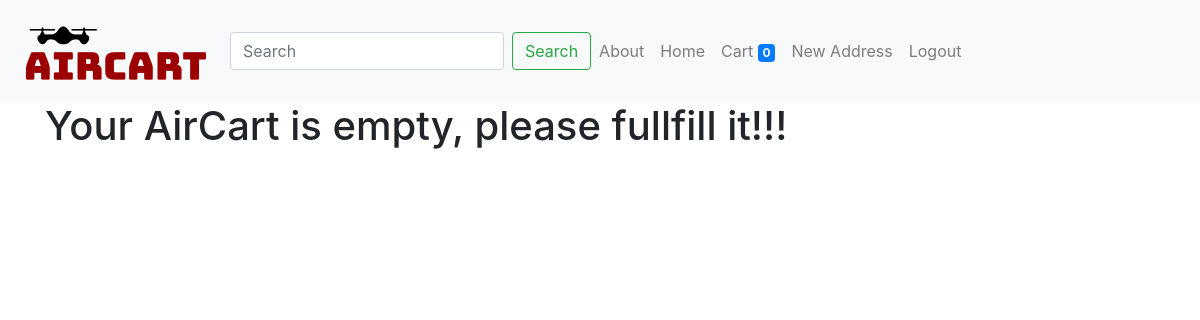
Page /yourCart (signed in) on the earlier database version.
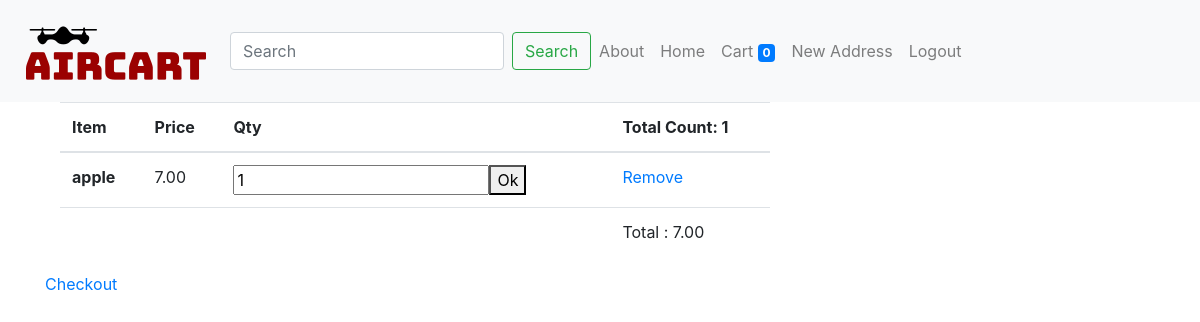
Same page on the later database version.
### carts/models.py (models this page shows, shortened)
class Cart(models.Model):
    user = models.ForeignKey(settings.AUTH_USER_MODEL, on_delete= models.CASCADE, )# total price with tax
    total = models.DecimalField(max_digits=100, decimal_places=2, default=0.00) #  total price without tax
    totalCount = models.IntegerField(default=0)
    start_date  = models.DateTimeField(auto_now=False, auto_now_add=True)
    ordered_date = models.DateTimeField(auto_now=True, auto_now_add=False) #last day of updating the cart that means checkout date
    ordered = models.BooleanField(default=False)# status of a cart have been checkout or not

class CartItem(models.Model):
    cart = models.ForeignKey('Cart', null=True, blank=True, on_delete=models.CASCADE)
    product = models.ForeignKey(Product, on_delete=models.CASCADE)
    quantity = models.IntegerField(default=1)
    productTotal = models.DecimalField(max_digits=1000, decimal_places=2, default=1.00)
    start_date  = models.DateTimeField(auto_now=False, auto_now_add=True)
    ordered_date = models.DateTimeField(auto_now=True, auto_now_add=False)

### ecommerce/models.py (models this page shows, shortened)
class Product(models.Model):
    id = models.IntegerField
    title = models.CharField(max_length=120, null=False, blank=False)
    description = models.TextField(null=False, blank=False)
    price = models.DecimalField(decimal_places=2, max_digits=100, default=0.0)
    salePrice = models.DecimalField( decimal_places=2, max_digits=100, default=0.0)
    slug = models.SlugField()
    timestamp = models.DateTimeField(auto_now_add=True, auto_now=False)
    updated = models.DateTimeField(auto_now_add=False, auto_now=True)
    active = models.BooleanField(default=True)
    class Meta:
        unique_together = ('title', 'slug')

### carts/views.py (the view)
# urls.py: path('yourCart', cart, name='cart'),
@login_required
def cart(request):
        try:
                cart = Cart.objects.get(user = request.user, ordered=False)
                context = {'cart': cart, 'empty':False}
        except:
                message_empty = "Your AirCart is empty, please fullfill it!!!"
                context = {'empty':True, 'message_empty': message_empty}
        template = 'cart/cart.html'
        return render(request, template, context)

### ecommerce/templates/cart/cart.html (shortened to what this page needs)
{% extends 'html/nav.html' %} {% block content %}
    {% if empty == False %}
        <div class="col-sm-8 col-sm-offset-2">
            <table class="table">
            <thead>
                <tr>
                <th scope="col">Item</th>
                <th scope="col">Price</th>
                <th scope="col">Qty</th>
                <th>Total Count: {{ cart.totalCount }} </th>
                </tr>
            </thead>
            <tbody>
            {% for item in cart.cartitem_set.all %}
            <tr>
                <td><b>{{item.product.title }}</b></td>
                <td>{{ item.product.salePrice }}</td>
                <th>
                    <form action="{% url "delete_cart" item.product.slug %}" method='POST'>
                        <input name='delete' type="number" value="{{ item.quantity }}"/><button type='submit' >Ok</button>
                    </form>
                </th>
                <td><a href='{% url "delete_cart" item.product.slug %}?qty=0'>Remove</a></td>
            </tr>
            {% endfor %}
        </tbody>
        <tfoot>
            <tr>
                <td></td>
                <td></td>
                <td></td>
                <td>Total : {{ cart.total }}</td>
            </tr>
        </tfoot>
        </table>
        </div>
        <a href="{% url "checkout" %}">Checkout</a>
    {% else %}
    <h1>{{ message_empty }}</h1>
    {% endif %}
{% endblock content %}

Differences in the rows shown:
added Cart: totalCount "1", total "7.00"
added CartItem: product "apple", product.salePrice "7.00", delete "1"
Other differences:
{{ message_empty }}: "Your AirCart is empty, please fullfill it!!!" → (not shown)
text now shown: "Item Price Qty Total Count: Total : Checkout"
